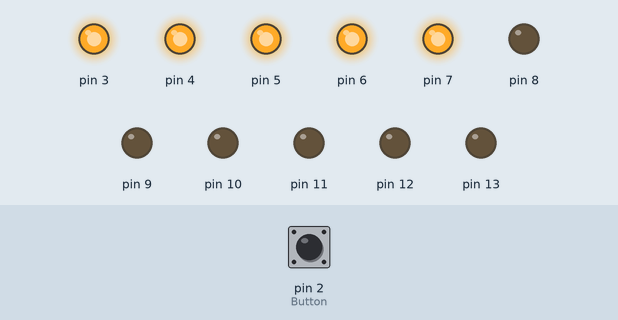
A sketch run on a simulated Arduino Uno, built with avr-gcc and run on an emulated ATmega328P. On the bench: output pins drawn as LEDs (lit = HIGH). Dashed ring = blinking. The inputs (shaded band) are chosen by the test bench; at power-on: pin 2 (Button) HIGH.

Above: at 0.24 s.
1.0 s: pin 2 (Button) pulled LOW for 0.15 s
4.1 s: pin 2 (Button) pulled LOW for 1 s
At 5.46 s:
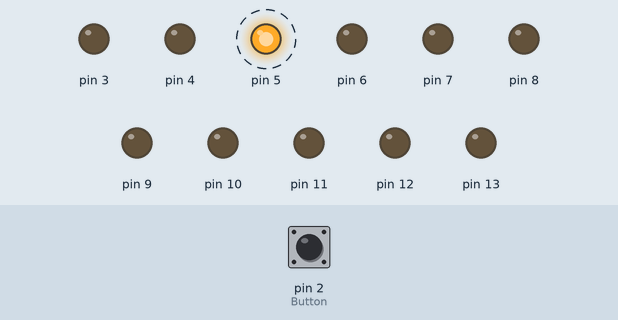
8.1 s: pin 2 (Button) pulled LOW for 0.15 s
At 8.61 s:
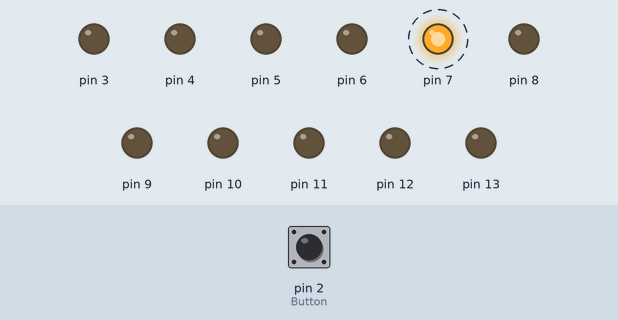
11.2 s: pin 2 (Button) pulled LOW for 0.15 s
At 11.76 s:
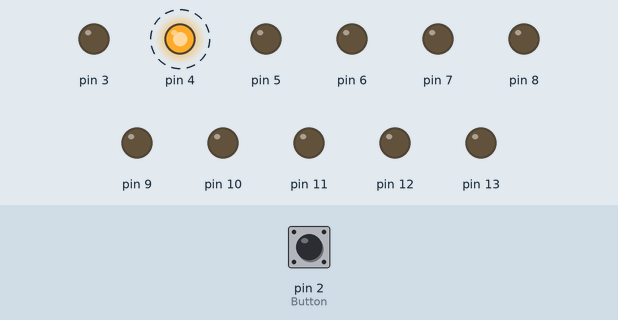
14.3 s: pin 2 (Button) pulsed LOW 2 times (0.12 s each, 0.3 s apart)
At 15.9 s:
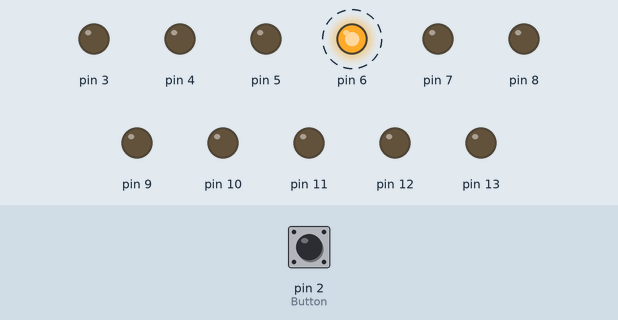
17.9 s: pin 2 (Button) pulled LOW for 3.2 s
At 19.0 s:
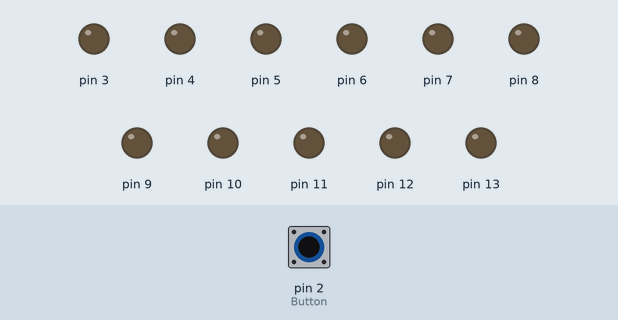
Timing chart, 0 to 25.1 s (numbered marks = the images above; inputs shaded):
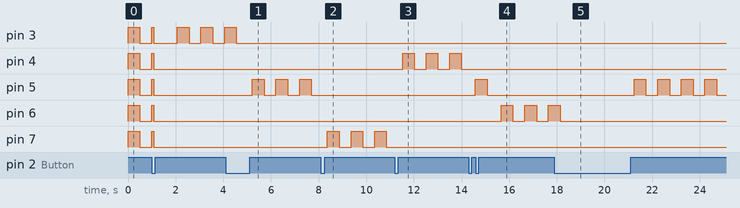

Measured:
- after the input at 4.1 s, pin 3: goes on until 4.5 s, then stays LOW; pin 5: alternates HIGH for 0.50 s and LOW for 0.50 s, starting after 1.1 s
- after the input at 8.1 s, pin 5: stops changing and stays LOW; pin 7: alternates HIGH for 0.50 s and LOW for 0.50 s, starting after 0.27 s
- after the input at 11.2 s, pin 4: alternates HIGH for 0.50 s and LOW for 0.50 s, starting after 0.32 s; pin 7: stops changing and stays LOW
- after the input at 14.3 s, pin 4: stops changing and stays LOW; pin 5: LOW → HIGH after 0.28 s, → LOW 0.50 s later; pin 6: alternates HIGH for 0.50 s and LOW for 0.50 s, starting after 1.4 s
- after the input at 17.9 s, pin 5: alternates HIGH for 0.50 s and LOW for 0.50 s, starting after 3.3 s; pin 6: goes on until 18.1 s, then stays LOW
- by itself, pin 3: repeats every 0.99 s: HIGH 0.50 s, LOW 0.50 s

The sketch:

LED_blink_Button_switch_Test.ino
```cpp
#include <Arduino.h>
#include <vector>

#include <Arduino_FreeRTOS.h>

#define LED_Older_1 3
#define LED_Older_2 4
#define LED_Older_3 5
#define LED_Older_4 6
#define LED_Older_5 7

#define LED_Kid_1 8
#define LED_Kid_2 9
#define LED_Kid_3 10


#define LED_Kid_4 11
#define LED_Kid_5 12
#define LED_Kid_6 13

#define Button 2


TaskHandle_t ledTaskHandle;
TaskHandle_t buttonTaskHandle;
TaskHandle_t selectStatusHandle;
TaskHandle_t selectButtonHandle;

volatile bool buttonPressed = false;
volatile int currentMode = 0;
volatile bool taskStopped = false;
volatile bool selectButtonPressed = false;
volatile int currentOlederLEDIndex_case1 = 0;
volatile int currentOlederLEDIndex_case2 = 5;
volatile int currentKidLEDIndex_case1 = 0;
volatile int currentKidLEDIndex_case2 = 3;

std::vector<int> olderLEDPins = {LED_Older_1, LED_Older_2, LED_Older_3, LED_Older_4, LED_Older_5};
std::vector<int> kidLEDPins = {LED_Kid_1,LED_Kid_2,LED_Kid_3,LED_Kid_4,LED_Kid_5,LED_Kid_6};

void checkButton1(void *parameter) {
    while (1) {
        int buttonState = digitalRead(Button);

        if (!buttonPressed && buttonState == LOW) {
            buttonPressed = true;
            taskStopped = true;

            for (int pin : {LED_Older_1, LED_Older_2, LED_Older_3, LED_Older_4, LED_Older_5,
                            LED_Kid_1, LED_Kid_2, LED_Kid_3, LED_Kid_4, LED_Kid_5, LED_Kid_6}) {
              digitalWrite(pin, LOW);
            }

            if (ledTaskHandle != NULL) {
                vTaskDelete(ledTaskHandle);
                ledTaskHandle = NULL;
            }

            if (selectStatusHandle == NULL) {
                xTaskCreate(selectStatus, "selectStatus", 256, NULL, 1, &selectStatusHandle);
            }

            vTaskDelay(pdMS_TO_TICKS(500));
        }

        vTaskDelay(pdMS_TO_TICKS(100));
    }
}

void selectStatus(void *parameter) {
  vTaskDelay(pdMS_TO_TICKS(1000));
  xTaskCreate(selectButton, "selectButtonCheck", 256, NULL, 1, &selectButtonHandle);
  while (1) {
    switch (currentMode) {
        case 1:
          for (int i = 0; i < 5; i++) {
              if (selectButtonPressed) break;
              digitalWrite(olderLEDPins[currentOlederLEDIndex_case1], HIGH);
              vTaskDelay(pdMS_TO_TICKS(500));
              digitalWrite(olderLEDPins[currentOlederLEDIndex_case1], LOW);
              vTaskDelay(pdMS_TO_TICKS(500));
          }

          if (!selectButtonPressed) {
              digitalWrite(olderLEDPins[currentOlederLEDIndex_case1], HIGH);
          }

          while (!selectButtonPressed) {
              vTaskDelay(pdMS_TO_TICKS(100));
          }

          digitalWrite(olderLEDPins[currentOlederLEDIndex_case1], LOW);
          selectButtonPressed = false;
          currentOlederLEDIndex_case1 = (currentOlederLEDIndex_case1 + 1) % 5;
          break;

        case 2:
         for (int i = 0; i < 5; i++) {
            if (selectButtonPressed) break;
              digitalWrite(kidLEDPins[currentKidLEDIndex_case1], HIGH);
              vTaskDelay(pdMS_TO_TICKS(500));
              digitalWrite(kidLEDPins[currentKidLEDIndex_case1], LOW);
              vTaskDelay(pdMS_TO_TICKS(500));
            }

            if (!selectButtonPressed) {
              digitalWrite(kidLEDPins[currentKidLEDIndex_case1], HIGH);
            }

            while (!selectButtonPressed) {
              vTaskDelay(pdMS_TO_TICKS(100));
            }

            digitalWrite(kidLEDPins[currentKidLEDIndex_case1], LOW);
            selectButtonPressed = false;
            currentKidLEDIndex_case1 = (currentKidLEDIndex_case1 + 1) % 3;
            break;

        case 3:
         for (int i = 0; i < 5; i++) {
            if (selectButtonPressed) break;
              digitalWrite(kidLEDPins[currentKidLEDIndex_case2], HIGH);
              vTaskDelay(pdMS_TO_TICKS(500));
              digitalWrite(kidLEDPins[currentKidLEDIndex_case2], LOW);
              vTaskDelay(pdMS_TO_TICKS(500));
            }

            if (!selectButtonPressed) {
              digitalWrite(kidLEDPins[currentKidLEDIndex_case2], HIGH);
            }

            while (!selectButtonPressed) {
              vTaskDelay(pdMS_TO_TICKS(100));
            }

            digitalWrite(kidLEDPins[currentKidLEDIndex_case2], LOW);
            selectButtonPressed = false;
            currentKidLEDIndex_case2 = 3 + ((currentKidLEDIndex_case2 - 3 + 1) % 3);
            break;
    }
    vTaskDelay(pdMS_TO_TICKS(100));
  }
}

void selectButton(void *parameter) {
    while (1) {
        int buttonState = digitalRead(Button);
        if (!selectButtonPressed && buttonState == LOW) {
            selectButtonPressed = true;
        }
        vTaskDelay(pdMS_TO_TICKS(100));
    }
}

void ledTask(void *parameter) {
  while(1){
    if (taskStopped) {
      vTaskDelete(NULL);
    }

    currentMode = 1;
    for (int i = 0; i < 5; i++) {
        if (taskStopped) { vTaskDelete(NULL); }
        for (int pin : {LED_Older_1, LED_Older_2, LED_Older_3, LED_Older_4, LED_Older_5}) {
          digitalWrite(pin, HIGH);
        }
        vTaskDelay(pdMS_TO_TICKS(500));
        for (int pin : {LED_Older_1, LED_Older_2, LED_Older_3, LED_Older_4, LED_Older_5}) {
          digitalWrite(pin, LOW);
        }
        vTaskDelay(pdMS_TO_TICKS(500));
    }

    currentMode = 2;
    for (int i = 0; i < 5; i++) {
        if (taskStopped) { vTaskDelete(NULL); }
        for (int pin : {LED_Kid_1, LED_Kid_2, LED_Kid_3}) {
            digitalWrite(pin, HIGH);
        }
        vTaskDelay(pdMS_TO_TICKS(500));
        for (int pin : {LED_Kid_1, LED_Kid_2, LED_Kid_3}) {
            digitalWrite(pin, LOW);
        }
        vTaskDelay(pdMS_TO_TICKS(500));
    }

    currentMode = 3;
    for (int i = 0; i < 5; i++) {
        if (taskStopped) { vTaskDelete(NULL); }
        for (int pin : {LED_Kid_4, LED_Kid_5, LED_Kid_6}) {
          digitalWrite(pin, HIGH);
        }
        vTaskDelay(pdMS_TO_TICKS(500));
        for (int pin : {LED_Kid_4, LED_Kid_5, LED_Kid_6}) {
          digitalWrite(pin, LOW);
        }
        vTaskDelay(pdMS_TO_TICKS(500));
    }
  }
}

void setup() {
  for (int pin : {LED_Older_1, LED_Older_2, LED_Older_3, LED_Older_4, LED_Older_5,
                    LED_Kid_1, LED_Kid_2, LED_Kid_3, LED_Kid_4, LED_Kid_5, LED_Kid_6}) {
        pinMode(pin, OUTPUT);
        digitalWrite(pin, LOW);
  }
  pinMode(Button, INPUT_PULLUP);

  xTaskCreate(ledTask, "LED Task", 256, NULL, 1, &ledTaskHandle);
  xTaskCreate(checkButton1, "Check Button", 256, NULL, 1, &buttonTaskHandle);
  vTaskStartScheduler();
}

void loop() {
    vTaskDelay(pdMS_TO_TICKS(100));
}
```
